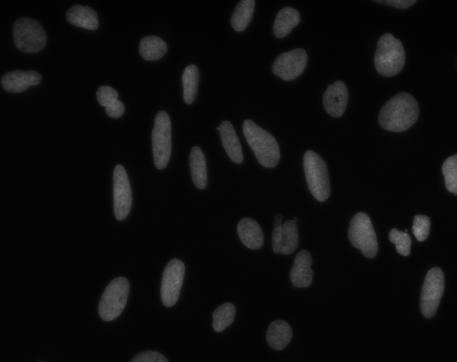
#> input picture images/nuclei-dapi.tif, 457 x 362 px
$ jupyter execute biomedia_intro_07-closing.ipynb   (shell and % lines are left out)
#> lines starting #> are read from the running program, lines starting #| are printed output that depends on the picture; after the words box and inside, x2 and y2 are one past the last pixel; in counts of white or black regions, pixels touching at a corner belong together
[cell 1]
import math
import numpy as np
import matplotlib.pyplot as plt

from skimage import io

from skimage.morphology import closing
from skimage.morphology import disk

## Closing

Change the size of the structural element to understand how the output changes.

[cell 2]
def plot_comparison(original, filtered, filter_name):

    fig, (ax1, ax2) = plt.subplots(ncols=2, figsize=(10, 10), sharex=True,
                                   sharey=True)
    ax1.imshow(original, cmap=plt.cm.gray)
    ax1.set_title('original')
    ax1.axis('off')
    ax2.imshow(filtered, cmap=plt.cm.gray)
    ax2.set_title(filter_name)
    ax2.axis('off')

[cell 3]
image = io.imread("../images/nuclei-dapi.tif")
#> image is the input picture: shape (362, 457); min 1, max 146, mean 13.1

To study the effect of morphological filters we will work with a binarised verison of the image

[cell 4]
threshold = 33
binary = ~(image <= threshold)
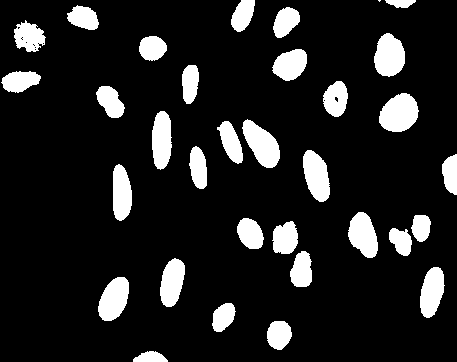
#> binary: shape (362, 457) bool; 13.2% white; 33 white regions (1 under 20 px), largest, box (x1, y1, x2, y2) and area: (379, 93, 419, 132) 1154, (242, 119, 280, 168) 1087, (374, 33, 405, 77) 1033

[cell 5]
selem = disk(4)
closing = closing(binary, selem)
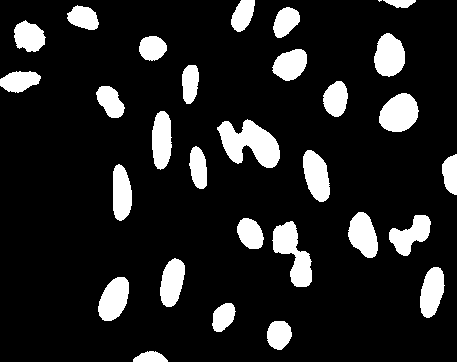
#> closing: shape (362, 457) bool; 13.4% white; 30 white regions (1 under 20 px), largest, box (x1, y1, x2, y2) and area: (217, 119, 280, 168) 1822, (272, 221, 312, 287) 1334, (379, 93, 419, 132) 1159
plot_comparison(binary, closing, 'closing')
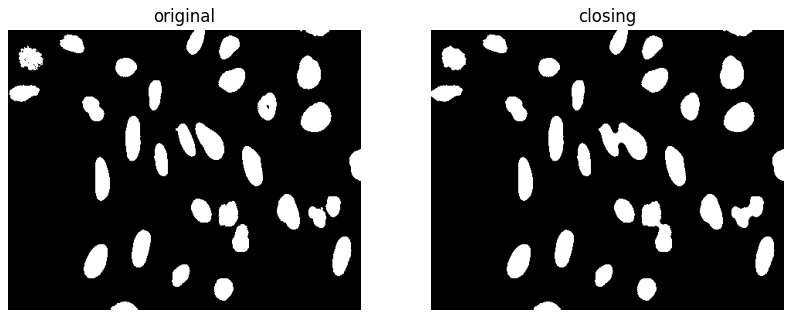
#> figure drawn by matplotlib, 2 panels

$ run again, with images/002002-3608-channel-0.tif copied over images/nuclei-dapi.tif
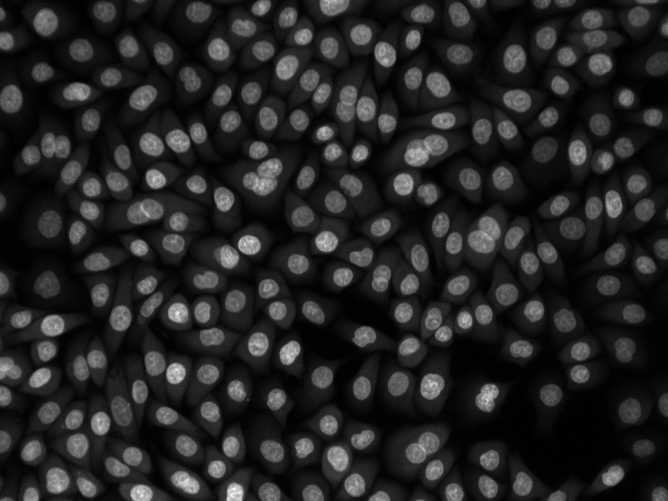
#> input picture images/002002-3608-channel-0.tif, 668 x 501 px
#> image is the input picture: shape (501, 668); min 0, max 255, mean 36.1
#> `binary = ~(image <= threshold)`:
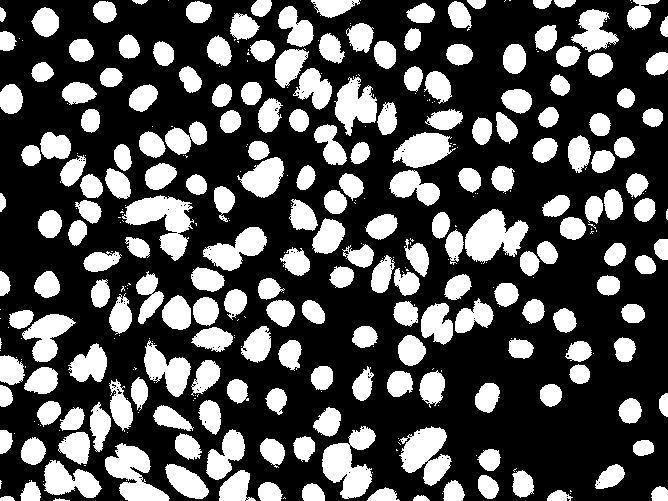
#> binary: shape (501, 668) bool; 32.2% white; 364 white regions (163 under 20 px), largest, box (x1, y1, x2, y2) and area: (122, 195, 194, 261) 2205, (322, 426, 376, 499) 2134, (465, 209, 529, 264) 2076
#> closing: shape (501, 668) bool; 34.8% white; 125 white regions (15 under 20 px), largest, box (x1, y1, x2, y2) and area: (289, 173, 494, 408) 10388, (21, 121, 207, 261) 8532, (0, 338, 221, 501) 8265
#> `[cell 5] selem = disk(4) closing = closing(binary, selem) plot_compari..`:
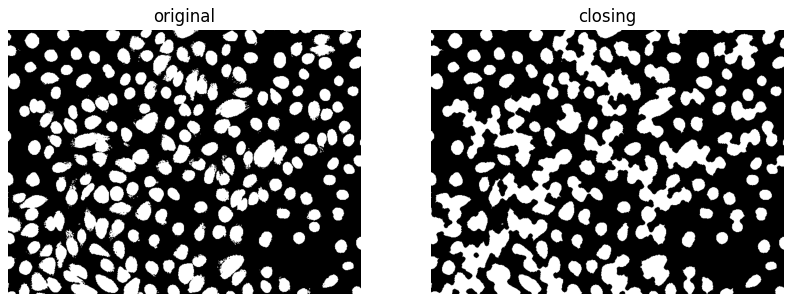
#> figure drawn by matplotlib, 2 panels
